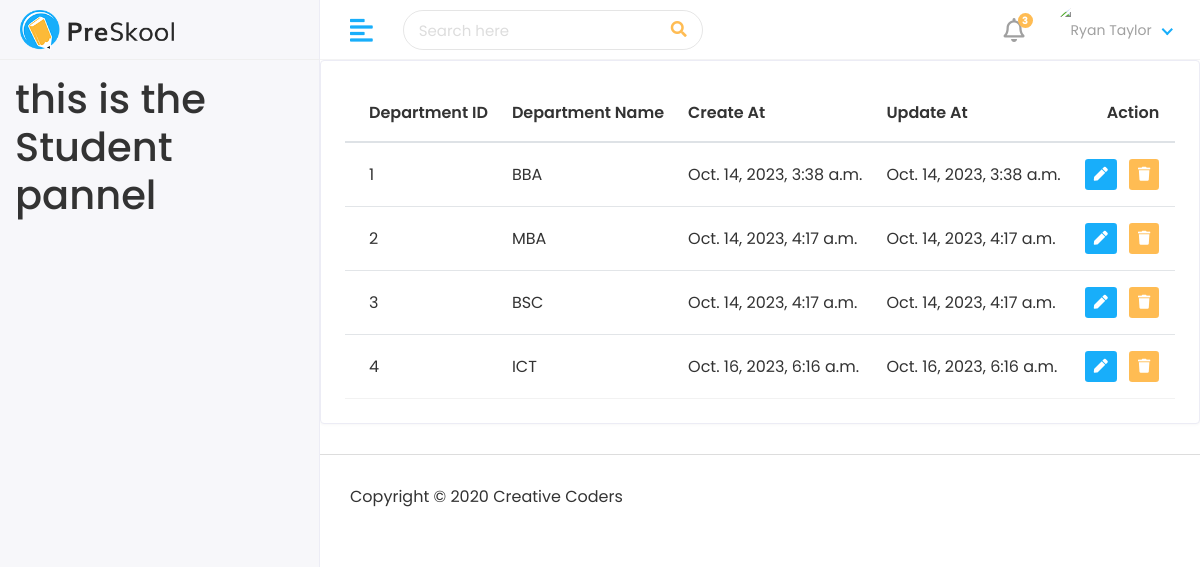
The page /myAdmin/Student/departmentList on the database as committed earlier.
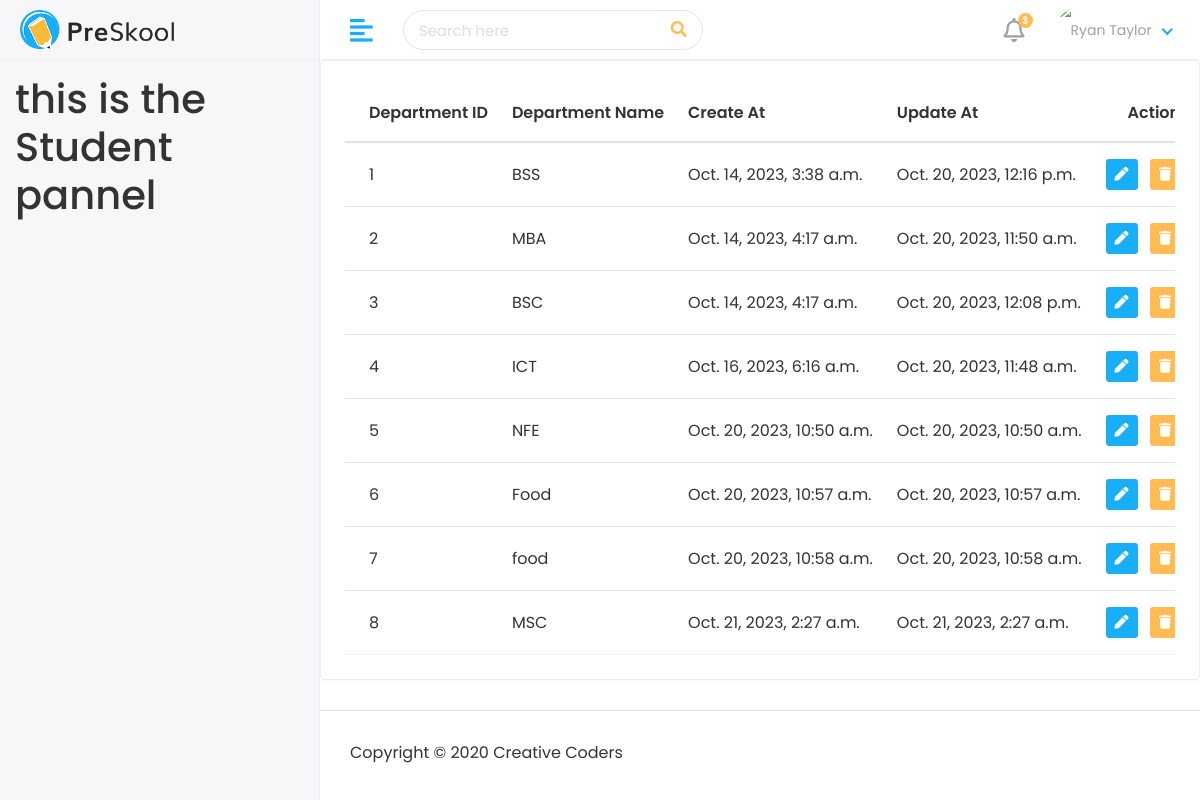
The same page on the database as committed later.
### myApp/models.py (models this page shows, shortened)
class courseModel(models.Model):
    name=models.CharField(max_length=100)
    createat=models.DateTimeField(auto_now_add=True)
    updateat=models.DateTimeField(auto_now=True)

### myProject/views.py (the view)
# urls.py: path('myAdmin/Student/departmentList', views.departmentList,name="departmentList"),
def departmentList(request):
    department = courseModel.objects.all()
    context = {
        "department": department,
    }
    return render(request,"myAdmin/departmentList.html",context)

### template/myAdmin/departmentList.html
{% extends 'base.html' %}
{% block content %}
<div class="row">
    <div class="col-sm-12">
       <div class="card card-table">
          <div class="card-body">
             <div class="table-responsive">
                <table class="table table-hover table-center mb-0 datatable">
                   <thead>
                      <tr>
                        <th>Department ID</th>
                         <th>Department Name</th>
                         <th>Create At</th>
                         <th>Update At</th>
                         <th class="text-right">Action</th>
                      </tr>
                   </thead>
                   <tbody>
                     {% for d in  department%}
                     <tr>
                         <td>{{d.id}}</td>
                         <td>{{d.name}}</td>
                         <td>{{d.createat}}</td>
                         <td>{{d.updateat}}</td>
                         <td class="text-right">
                            <div class="actions">
                               <a href=" {% url 'editDepartment' d.id %} " class="btn btn-sm bg-success-light mr-2">
                               <i class="fas fa-pen"></i>
                               </a>
                               <a href="" class="btn btn-sm bg-danger-light">
                               <i class="fas fa-trash"></i>
                               </a>
                            </div>
                         </td>
                      </tr>
                      {% endfor %}
                   </tbody>
                </table>
             </div>
          </div>
       </div>
    </div>
 </div>
{% endblock %}

### template/base.html (shortened to what this page needs)
<!DOCTYPE html>
{% load static %}
<html lang="en">
   <head>
      <link rel="stylesheet" href=" {% static 'assets/plugins/bootstrap/css/bootstrap.min.css' %} ">
      <link rel="stylesheet" href=" {% static 'assets/plugins/fontawesome/css/fontawesome.min.css' %} ">
      <link rel="stylesheet" href=" {% static 'assets/plugins/fontawesome/css/all.min.css' %} ">
      <link rel="stylesheet" href=" {% static 'assets/css/style.css' %} ">
      <link rel="stylesheet" href="{% static 'assets/plugins/datatables/datatables.min.css' %}">
   </head>
   <body>
      <div class="main-wrapper">
         {% include 'includes/header.html' %}
         {% include 'includes/sidebar.html' %}
         <div class="page-wrapper">
            {% block content %}
            {% endblock content %}
         {% include 'includes/footer.html' %}
         </div>
      </div>
   </body>
</html>

### template/includes/header.html (shortened to what this page needs)
{% load static %}
<div class="header">
    <div class="header-left">
       <a href=" {% url 'adminPage' %} " class="logo">
       <img src=" {% static 'assets/img/logo.png' %} " alt="Logo">
       </a>
    </div>
    <a href="javascript:void(0);" id="toggle_btn">
    <i class="fas fa-align-left"></i>
    </a>
    <div class="top-nav-search">
       <form>
          <input type="text" class="form-control" placeholder="Search here">
          <button class="btn" type="submit"><i class="fas fa-search"></i></button>
       </form>
    </div>
    <ul class="nav user-menu">
       <li class="nav-item dropdown noti-dropdown">
          <a href="#" class="dropdown-toggle nav-link" data-toggle="dropdown">
          <i class="far fa-bell"></i> <span class="badge badge-pill">3</span>
          </a>
       </li>
       <li class="nav-item dropdown has-arrow">
          <a href="#" class="dropdown-toggle nav-link" data-toggle="dropdown">
          <span class="user-img"><img class="rounded-circle" src=" /{{user.profile_pic}} " width="31" alt="Ryan Taylor"></span>
          </a>
       </li>
    </ul>
 </div>

### template/includes/sidebar.html (shortened to what this page needs)
{% load active_link_tags %}
<div class="sidebar" id="sidebar">
   <div class="sidebar-inner slimscroll">
      <div id="sidebar-menu" class="sidebar-menu">
         {% if user.user_type == '1' %}
         <ul>
            <li class="menu-title">
               <span>Main Menu</span>
            </li>
            <li  class=" {% active_link 'adminPage' 'active' %} ">
               <a href=" {% url 'adminPage' %} "><i class="fas fa-holly-berry"></i> <span>Dashboard</span></a>
            </li>
            <li class="submenu  {% active_link 'studentList' 'active' %}  {% active_link 'addStudent' 'active' %} ">
               <a href="#"><i class="fas fa-user-graduate"></i> <span> Students</span> <span class="menu-arrow"></span></a>
               <ul>
                  <li><a href=" {% url 'studentList' %} ">Student List</a></li>
                  <li><a href=" {% url 'addStudent' %} ">Student Add</a></li>
               </ul>
            </li>
            <li class="submenu {% active_link 'teacherList' 'active' %}  {% active_link 'addTeacher' 'active' %} ">
               <a href="#"><i class="fas fa-chalkboard-teacher"></i> <span> Teachers</span> <span class="menu-arrow"></span></a>
               <ul>
                  <li><a href=" {% url 'teacherList' %} ">Teacher List</a></li>
                  <li><a href=" {% url 'addTeacher' %} ">Teacher Add</a></li>
               </ul>
            </li>
            <li class="submenu {% active_link 'departmentList' 'active' %}  {% active_link 'addDepartment' 'active' %} ">
               <a href="#"><i class="fas fa-building"></i> <span> Departments</span> <span class="menu-arrow"></span></a>
               <ul>
                  <li><a href=" {% url 'departmentList' %} ">Department List</a></li>
                  <li><a href=" {% url 'addDepartment' %} ">Department Add</a></li>
               </ul>
            </li>
            <li class="submenu  {% active_link 'subjectList' 'active' %}  {% active_link 'addSubject' 'active' %} ">
               <a href="#"><i class="fas fa-book-reader"></i> <span> Subjects</span> <span class="menu-arrow"></span></a>
               <ul>
                  <li><a href=" {% url 'subjectList' %} ">Subject List</a></li>
                  <li><a href=" {% url 'addSubject' %} ">Subject Add</a></li>
               </ul>
            </li>
            <li class="submenu  ">
               <a href="#"><i class="fas fa-book-reader"></i> <span> Session</span> <span class="menu-arrow"></span></a>
               <ul>
                  <li><a href=" {% url 'addSession' %} ">Add Session</a></li>
                  <li><a href=" {% url 'sessionList' %} ">Session List</a></li>
               </ul>
            </li>
            <li  class="  ">
               <a href=" {% url 'SentTeacherNotification' %} "><i class="fas fa-bell"></i> <span>Sent Teacher Notification</span></a>
            </li>
            <li  class="  ">
               <a href="  "><i class="fas fa-bell"></i> <span>Sent Student Notification</span></a>
            </li>
            <li  class=" {% active_link 'teacherleavePage' 'active' %} ">
               <a href=" {% url 'teacherleavePage' %} "><i class="fas fa-holly-berry"></i> <span>Teacher Leave</span></a>
            </li>
         </ul>
         {% else %}
         <h1>
            this is the Student pannel
         </h1>
         {% endif %}
      </div>
   </div>
</div>

### template/includes/footer.html
{% load static %}
<footer>
    <p>Copyright © 2020 Creative Coders</p>
 </footer>

Rows that differ between the two databases and show on the page:
changed courseModel id 1: name "BBA" → "BSS"; updateat "Oct. 14, 2023, 3:38 a.m." → "Oct. 20, 2023, 12:16 p.m."
changed courseModel "MBA": updateat "Oct. 14, 2023, 4:17 a.m." → "Oct. 20, 2023, 11:50 a.m."
changed courseModel "BSC": updateat "Oct. 14, 2023, 4:17 a.m." → "Oct. 20, 2023, 12:08 p.m."
changed courseModel "ICT": updateat "Oct. 16, 2023, 6:16 a.m." → "Oct. 20, 2023, 11:48 a.m."
added courseModel: id "5", name "NFE", createat "Oct. 20, 2023, 10:50 a.m.", updateat "Oct. 20, 2023, 10:50 a.m."
added courseModel: id "6", name "Food", createat "Oct. 20, 2023, 10:57 a.m.", updateat "Oct. 20, 2023, 10:57 a.m."
added courseModel: id "7", name "food", createat "Oct. 20, 2023, 10:58 a.m.", updateat "Oct. 20, 2023, 10:58 a.m."
added courseModel: id "8", name "MSC", createat "Oct. 21, 2023, 2:27 a.m.", updateat "Oct. 21, 2023, 2:27 a.m."
